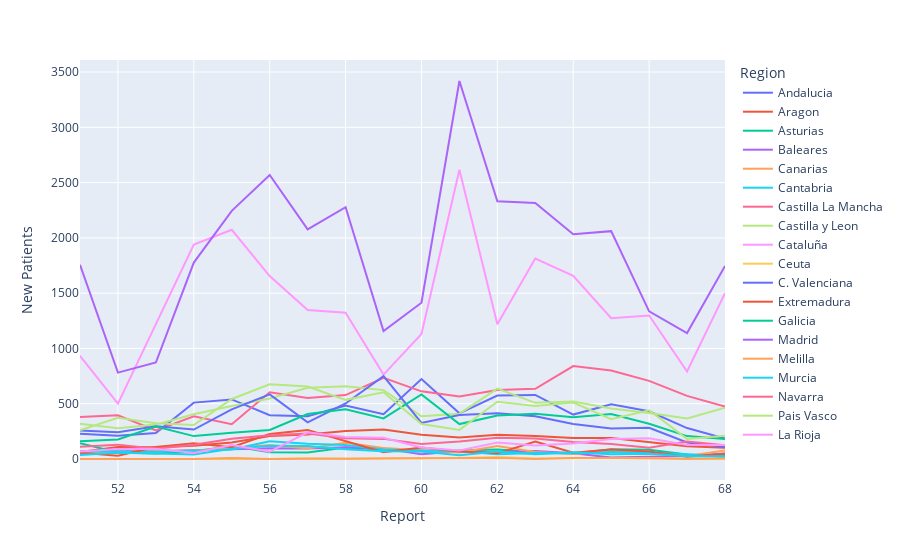

Notebook code for this chart:
### Markdown cell above
#### New Patients per Region

### Code cell
# plotly express: fig_ccaa_newpat
fig_ccaa_newpat = px.line(df_ccaa.query("Report>=51"), x="Report", y="New Patients", color="Region")
fig_ccaa_newpat.show()

### Figure 1 — Plotly figure (JSON) as saved in the notebook; plotly's stock layout.template omitted (floating-point values rounded to 4 significant figures)
{"data": [{"hoverlabel": {"namelength": 0}, "hovertemplate": "Region=Andalucia<br>Report=%{x}<br>New Patients=%{y}", "legendgroup": "Andalucia", "line": {"color": "#636efa", "dash": "solid"}, "mode": "lines", "name": "Andalucia", "showlegend": true, "type": "scatter", "x": [51, 52, 53, 54, 55, 56, 57, 58, 59, 60, 61, 62, 63, 64, 65, 66, 67, 68], "xaxis": "x", "y": [228, 210, 236, 510, 539, 396, 387, 484, 405, 723, 413, 574, 580, 402, 495, 432, 280, 186], "yaxis": "y"}, {"hoverlabel": {"namelength": 0}, "hovertemplate": "Region=Aragon<br>Report=%{x}<br>New Patients=%{y}", "legendgroup": "Aragon", "line": {"color": "#EF553B", "dash": "solid"}, "mode": "lines", "name": "Aragon", "showlegend": true, "type": "scatter", "x": [51, 52, 53, 54, 55, 56, 57, 58, 59, 60, 61, 62, 63, 64, 65, 66, 67, 68], "xaxis": "x", "y": [64, 108, 106, 120, 149, 209, 222, 254, 266, 220, 194, 219, 209, 189, 189, 154, 115, 102], "yaxis": "y"}, {"hoverlabel": {"namelength": 0}, "hovertemplate": "Region=Asturias<br>Report=%{x}<br>New Patients=%{y}", "legendgroup": "Asturias", "line": {"color": "#00cc96", "dash": "solid"}, "mode": "lines", "name": "Asturias", "showlegend": true, "type": "scatter", "x": [51, 52, 53, 54, 55, 56, 57, 58, 59, 60, 61, 62, 63, 64, 65, 66, 67, 68], "xaxis": "x", "y": [142, 59, 49, 68, 117, 62, 59, 104, 84, 70, 78, 86, 62, 49, 89, 83, 41, 33], "yaxis": "y"}, {"hoverlabel": {"namelength": 0}, "hovertemplate": "Region=Baleares<br>Report=%{x}<br>New Patients=%{y}", "legendgroup": "Baleares", "line": {"color": "#ab63fa", "dash": "solid"}, "mode": "lines", "name": "Baleares", "showlegend": true, "type": "scatter", "x": [51, 52, 53, 54, 55, 56, 57, 58, 59, 60, 61, 62, 63, 64, 65, 66, 67, 68], "xaxis": "x", "y": [43, 85, 69, 78, 84, 98, 95, 107, 96, 42, 69, 62, 73, 53, 14, 22, 27, 49], "yaxis": "y"}, {"hoverlabel": {"namelength": 0}, "hovertemplate": "Region=Canarias<br>Report=%{x}<br>New Patients=%{y}", "legendgroup": "Canarias", "line": {"color": "#FFA15A", "dash": "solid"}, "mode": "lines", "name": "Canarias", "showlegend": true, "type": "scatter", "x": [51, 52, 53, 54, 55, 56, 57, 58, 59, 60, 61, 62, 63, 64, 65, 66, 67, 68], "xaxis": "x", "y": [61, 66, 67, 76, 100, 127, 94, 147, 100, 79, 58, 118, 64, 46, 74, 58, 27, 76], "yaxis": "y"}, {"hoverlabel": {"namelength": 0}, "hovertemplate": "Region=Cantabria<br>Report=%{x}<br>New Patients=%{y}", "legendgroup": "Cantabria", "line": {"color": "#19d3f3", "dash": "solid"}, "mode": "lines", "name": "Cantabria", "showlegend": true, "type": "scatter", "x": [51, 52, 53, 54, 55, 56, 57, 58, 59, 60, 61, 62, 63, 64, 65, 66, 67, 68], "xaxis": "x", "y": [71, 67, 65, 78, 85, 161, 139, 127, 86, 77, 71, 42, 55, 53, 63, 57, 42, 18], "yaxis": "y"}, {"hoverlabel": {"namelength": 0}, "hovertemplate": "Region=Castilla La Mancha<br>Report=%{x}<br>New Patients=%{y}", "legendgroup": "Castilla La Mancha", "line": {"color": "#FF6692", "dash": "solid"}, "mode": "lines", "name": "Castilla La Mancha", "showlegend": true, "type": "scatter", "x": [51, 52, 53, 54, 55, 56, 57, 58, 59, 60, 61, 62, 63, 64, 65, 66, 67, 68], "xaxis": "x", "y": [379, 396, 259, 387, 315, 603, 551, 578, 734, 612, 566, 623, 635, 841, 801, 707, 571, 475], "yaxis": "y"}, {"hoverlabel": {"namelength": 0}, "hovertemplate": "Region=Castilla y Leon<br>Report=%{x}<br>New Patients=%{y}", "legendgroup": "Castilla y Leon", "line": {"color": "#B6E880", "dash": "solid"}, "mode": "lines", "name": "Castilla y Leon", "showlegend": true, "type": "scatter", "x": [51, 52, 53, 54, 55, 56, 57, 58, 59, 60, 61, 62, 63, 64, 65, 66, 67, 68], "xaxis": "x", "y": [319, 278, 311, 405, 480, 548, 644, 659, 623, 387, 410, 636, 508, 520, 457, 417, 367, 465], "yaxis": "y"}, {"hoverlabel": {"namelength": 0}, "hovertemplate": "Region=Cataluña<br>Report=%{x}<br>New Patients=%{y}", "legendgroup": "Cataluña", "line": {"color": "#FF97FF", "dash": "solid"}, "mode": "lines", "name": "Cataluña", "showlegend": true, "type": "scatter", "x": [51, 52, 53, 54, 55, 56, 57, 58, 59, 60, 61, 62, 63, 64, 65, 66, 67, 68], "xaxis": "x", "y": [933, 501, 1220, 1939, 2073, 1655, 1348, 1323, 763, 1131, 2616, 1218, 1813, 1656, 1274, 1298, 792, 1499], "yaxis": "y"}, {"hoverlabel": {"namelength": 0}, "hovertemplate": "Region=Ceuta<br>Report=%{x}<br>New Patients=%{y}", "legendgroup": "Ceuta", "line": {"color": "#FECB52", "dash": "solid"}, "mode": "lines", "name": "Ceuta", "showlegend": true, "type": "scatter", "x": [51, 52, 53, 54, 55, 56, 57, 58, 59, 60, 61, 62, 63, 64, 65, 66, 67, 68], "xaxis": "x", "y": [0, 0, 1, 0, 3, 1, 7, 0, 4, 4, 9, 17, 4, 7, 11, 10, 0, 0], "yaxis": "y"}, {"hoverlabel": {"namelength": 0}, "hovertemplate": "Region=C. Valenciana<br>Report=%{x}<br>New Patients=%{y}", "legendgroup": "C. Valenciana", "line": {"color": "#636efa", "dash": "solid"}, "mode": "lines", "name": "C. Valenciana", "showlegend": true, "type": "scatter", "x": [51, 52, 53, 54, 55, 56, 57, 58, 59, 60, 61, 62, 63, 64, 65, 66, 67, 68], "xaxis": "x", "y": [258, 241, 297, 266, 449, 584, 332, 502, 750, 326, 398, 414, 386, 316, 277, 283, 150, 109], "yaxis": "y"}, {"hoverlabel": {"namelength": 0}, "hovertemplate": "Region=Extremadura<br>Report=%{x}<br>New Patients=%{y}", "legendgroup": "Extremadura", "line": {"color": "#EF553B", "dash": "solid"}, "mode": "lines", "name": "Extremadura", "showlegend": true, "type": "scatter", "x": [51, 52, 53, 54, 55, 56, 57, 58, 59, 60, 61, 62, 63, 64, 65, 66, 67, 68], "xaxis": "x", "y": [57, 30, 109, 143, 106, 227, 262, 163, 62, 104, 68, 51, 158, 56, 86, 68, 21, 48], "yaxis": "y"}, {"hoverlabel": {"namelength": 0}, "hovertemplate": "Region=Galicia<br>Report=%{x}<br>New Patients=%{y}", "legendgroup": "Galicia", "line": {"color": "#00cc96", "dash": "solid"}, "mode": "lines", "name": "Galicia", "showlegend": true, "type": "scatter", "x": [51, 52, 53, 54, 55, 56, 57, 58, 59, 60, 61, 62, 63, 64, 65, 66, 67, 68], "xaxis": "x", "y": [161, 176, 293, 207, 238, 262, 407, 450, 367, 584, 316, 393, 410, 377, 406, 319, 207, 180], "yaxis": "y"}, {"hoverlabel": {"namelength": 0}, "hovertemplate": "Region=Madrid<br>Report=%{x}<br>New Patients=%{y}", "legendgroup": "Madrid", "line": {"color": "#ab63fa", "dash": "solid"}, "mode": "lines", "name": "Madrid", "showlegend": true, "type": "scatter", "x": [51, 52, 53, 54, 55, 56, 57, 58, 59, 60, 61, 62, 63, 64, 65, 66, 67, 68], "xaxis": "x", "y": [1756, 781, 873, 1777, 2245, 2569, 2077, 2277, 1157, 1413, 3419, 2331, 2315, 2033, 2061, 1335, 1139, 1746], "yaxis": "y"}, {"hoverlabel": {"namelength": 0}, "hovertemplate": "Region=Melilla<br>Report=%{x}<br>New Patients=%{y}", "legendgroup": "Melilla", "line": {"color": "#FFA15A", "dash": "solid"}, "mode": "lines", "name": "Melilla", "showlegend": true, "type": "scatter", "x": [51, 52, 53, 54, 55, 56, 57, 58, 59, 60, 61, 62, 63, 64, 65, 66, 67, 68], "xaxis": "x", "y": [1, 0, 3, 0, 10, 1, 3, 3, 3, 3, 3, 8, 0, 8, 9, 4, 3, 6], "yaxis": "y"}, {"hoverlabel": {"namelength": 0}, "hovertemplate": "Region=Murcia<br>Report=%{x}<br>New Patients=%{y}", "legendgroup": "Murcia", "line": {"color": "#19d3f3", "dash": "solid"}, "mode": "lines", "name": "Murcia", "showlegend": true, "type": "scatter", "x": [51, 52, 53, 54, 55, 56, 57, 58, 59, 60, 61, 62, 63, 64, 65, 66, 67, 68], "xaxis": "x", "y": [36, 56, 49, 40, 92, 119, 118, 88, 70, 67, 35, 67, 43, 61, 43, 47, 24, 24], "yaxis": "y"}, {"hoverlabel": {"namelength": 0}, "hovertemplate": "Region=Navarra<br>Report=%{x}<br>New Patients=%{y}", "legendgroup": "Navarra", "line": {"color": "#FF6692", "dash": "solid"}, "mode": "lines", "name": "Navarra", "showlegend": true, "type": "scatter", "x": [51, 52, 53, 54, 55, 56, 57, 58, 59, 60, 61, 62, 63, 64, 65, 66, 67, 68], "xaxis": "x", "y": [110, 130, 92, 128, 183, 214, 230, 188, 182, 135, 159, 192, 185, 154, 136, 101, 158, 124], "yaxis": "y"}, {"hoverlabel": {"namelength": 0}, "hovertemplate": "Region=Pais Vasco<br>Report=%{x}<br>New Patients=%{y}", "legendgroup": "Pais Vasco", "line": {"color": "#B6E880", "dash": "solid"}, "mode": "lines", "name": "Pais Vasco", "showlegend": true, "type": "scatter", "x": [51, 52, 53, 54, 55, 56, 57, 58, 59, 60, 61, 62, 63, 64, 65, 66, 67, 68], "xaxis": "x", "y": [260, 372, 324, 307, 543, 675, 655, 535, 604, 317, 263, 518, 479, 510, 360, 441, 182, 211], "yaxis": "y"}, {"hoverlabel": {"namelength": 0}, "hovertemplate": "Region=La Rioja<br>Report=%{x}<br>New Patients=%{y}", "legendgroup": "La Rioja", "line": {"color": "#FF97FF", "dash": "solid"}, "mode": "lines", "name": "La Rioja", "showlegend": true, "type": "scatter", "x": [51, 52, 53, 54, 55, 56, 57, 58, 59, 60, 61, 62, 63, 64, 65, 66, 67, 68], "xaxis": "x", "y": [67, 90, 93, 55, 126, 67, 241, 200, 193, 104, 77, 150, 123, 141, 181, 187, 127, 127], "yaxis": "y"}], "layout": {"legend": {"title": {"text": "Region"}, "tracegroupgap": 0}, "margin": {"t": 60}, "xaxis": {"anchor": "y", "domain": [0, 1], "title": {"text": "Report"}}, "yaxis": {"anchor": "x", "domain": [0, 1], "title": {"text": "New Patients"}}}}
